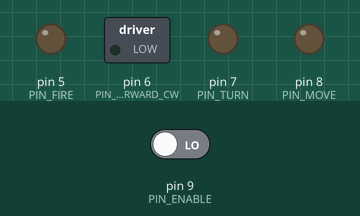
The sketch below on a simulated Arduino Uno, built with avr-gcc and run on an emulated ATmega328P. Parts: switched loads named in the sketch (green lamp = pin HIGH), output pins drawn as LEDs (lit = HIGH). The inputs (shaded band) are chosen by the test bench; at power-on: pin 9 (PIN_ENABLE) LOW.

Above: at 1.2 s.
1.3 s: pin 9 (PIN_ENABLE) driven HIGH
At 2.7 s:
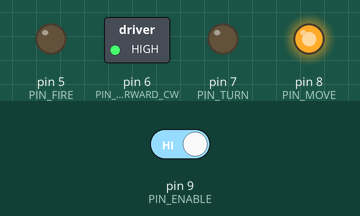
At 5.0 s:
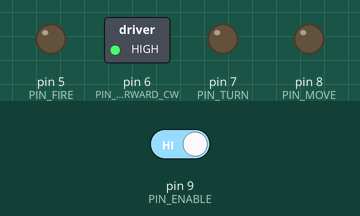
7.3 s: pin 9 (PIN_ENABLE) driven HIGH
At 8.5 s:
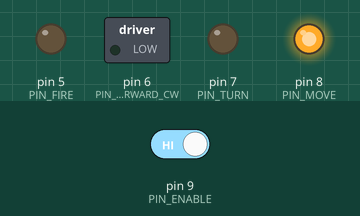
Timing chart, 0 to 20.8 s (numbered marks = the images above; inputs shaded):
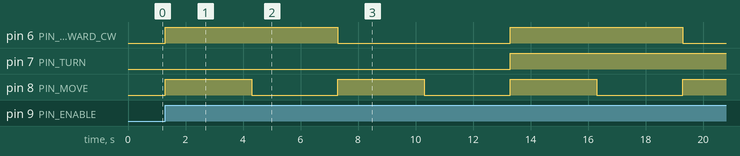

The sketch:

RobotMove.ino
```cpp
#define PIN_ENABLE           9  // Input from RoboRIO
#define PIN_MOVE             8  // Output to RoboRIO
#define PIN_TURN             7  // Output to RoboRIO
#define PIN_FORWARD_CW       6  // Output to RoboRIO
#define PIN_FIRE             5  // Output to RoboRIO
#define PIN_DEBUG            4  // Spare pin that can be used for debugging
#define PIN_LIDAR_MOTOR      A0 // The I/O pin used to control motor speed

#define MOVE_STOP            0
#define MOVE_FORWARD         1
#define MOVE_BACKWARDS       2
#define MOVE_TURN_CLOCKWISE  3
#define MOVE_TURN_CCW        4


// Anything you put in setup() is only run once, at the beginning
void setup() {
  // Initialize the pins used to communicate with the RoboRIO
  pinMode(PIN_ENABLE, INPUT);
  pinMode(PIN_MOVE, OUTPUT);
  pinMode(PIN_TURN, OUTPUT);
  pinMode(PIN_FORWARD_CW, OUTPUT);
  pinMode(PIN_FIRE, OUTPUT);

  // Always a good idea to stop the robot from moving as soon as possible
  moveRobot(MOVE_STOP);

  // Handle the case where you plug the Arduino into the socket, when the robot is still enabled. You
  // definitely don't want it to start moving immediately. Also, if you ever screw-up your software to
  // the point where you can't communicate with the Arduino anymore this gives us a chance to recover it.
  if (digitalRead(PIN_ENABLE) == HIGH)
    delay(10000);
}


// Anything you put in loop() is run over and over again
void loop() {
  // Don't do anything if not enabled
  if (digitalRead(PIN_ENABLE) == LOW)
    return;

  moveRobot(MOVE_FORWARD);
  delay(3000);  // Wait 3 seconds
  moveRobot(MOVE_STOP);
  delay(3000);  // Wait 3 seconds
  moveRobot(MOVE_BACKWARDS);
  delay(3000);  // Wait 3 seconds
  moveRobot(MOVE_STOP);
  delay(3000);  // Wait 3 seconds
  moveRobot(MOVE_TURN_CLOCKWISE);
  delay(3000);  // Wait 3 seconds
  moveRobot(MOVE_STOP);
  delay(3000);  // Wait 3 seconds
  moveRobot(MOVE_TURN_CCW);
  delay(3000);  // Wait 3 seconds
  moveRobot(MOVE_STOP);
  delay(10000);  // Wait 10 seconds
}


// Move the robot in the given direction
void moveRobot(uint8_t movement)
{
  // Stop the robot from moving.  It is important to do this first!
  digitalWrite(PIN_MOVE, LOW);

  // If the robot is not enabled then ignore this instruction
  if (digitalRead(PIN_ENABLE) == LOW)
    return;

  switch(movement) {
    case MOVE_STOP:
      // Do nothing!
      break;
    case  MOVE_FORWARD:
      digitalWrite(PIN_TURN, LOW);
      digitalWrite(PIN_FORWARD_CW, HIGH);
      digitalWrite(PIN_MOVE, HIGH);
      break;
    case  MOVE_BACKWARDS:
      digitalWrite(PIN_TURN, LOW);
      digitalWrite(PIN_FORWARD_CW, LOW);
      digitalWrite(PIN_MOVE, HIGH);
      break;
    case  MOVE_TURN_CLOCKWISE:
      digitalWrite(PIN_TURN, HIGH);
      digitalWrite(PIN_FORWARD_CW, HIGH);
      digitalWrite(PIN_MOVE, HIGH);
      break;
    case  MOVE_TURN_CCW:
      digitalWrite(PIN_TURN, HIGH);
      digitalWrite(PIN_FORWARD_CW, LOW);
      digitalWrite(PIN_MOVE, HIGH);
      break;
  }
}
```

Measured:
- after the input at 1.3 s, pin 6 (PIN_FORWARD_CW): LOW → HIGH at once; pin 8 (PIN_MOVE): LOW → HIGH at once, → LOW 3.0 s later
